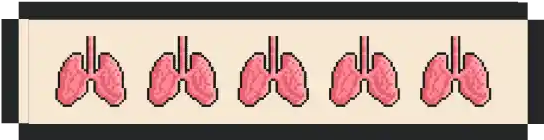
#> input picture assets/ui/health/health_damage_0_healthy.webp, 544 x 140 px, found by its file name
$ python create_holes_pink_detection.py
#> lines starting #> are read from the running program, lines starting #| are printed output that depends on the picture; after the words box and inside, x2 and y2 are one past the last pixel; in counts of white or black regions, pixels touching at a corner belong together
#!/usr/bin/env python3
"""
Refined HOLE detection: Specifically detect PINK healthy lungs.

Pink lungs: R high, G/B moderate, REDDISH hue (R > G and R > B significantly)
Dark damaged: Low RGB
Beige background: High RGB but neutral (R≈G≈B)
"""

from PIL import Image
import numpy as np

print("=== Creating HOLE masks with PINK detection ===\n")

for level in range(6):
    print(f"Processing damage level {level}:")

    # Load damage sprite
    if level == 0:
        damage_img = Image.open('assets/ui/health/health_damage_0_healthy.webp').convert('RGBA')
#> damage_img is the input picture: PIL image 544x140 RGBA; mean R, G, B, A 171.4, 147, 137.8, 247.3
    else:
        damage_img = Image.open(f'assets/ui/health/health_damage_{level if level < 5 else "5_critical"}.webp').convert('RGBA')

    damage_array = np.array(damage_img)

    r = damage_array[:, :, 0].astype(float)
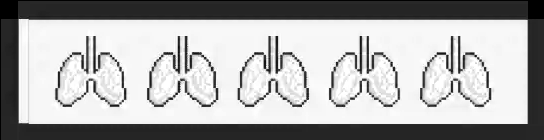
#> r: shape (140, 544) float64; min 0, max 255, mean 171.4
    g = damage_array[:, :, 1].astype(float)
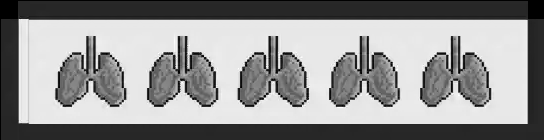
#> g: shape (140, 544) float64; min 0, max 255, mean 147
    b = damage_array[:, :, 2].astype(float)
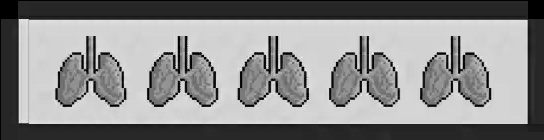
#> b: shape (140, 544) float64; min 0, max 251, mean 137.8
    a = damage_array[:, :, 3]

    # Detect PINK healthy lungs:
    # - High R (reddish)
    # - R significantly greater than G and B (not beige/neutral)
    # - Moderate overall brightness (not too dark, not background bright)
    # - Visible (alpha > 0)

    is_reddish = (r > 180) & (r > g + 30) & (r > b + 30)  # R much higher than G/B
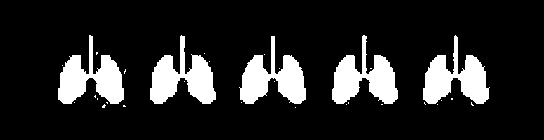
#> is_reddish: shape (140, 544) bool; 14.7% white; 31 white regions (26 under 20 px), largest, box (x1, y1, x2, y2) and area: (150, 35, 216, 104) 2243, (332, 35, 398, 104) 2227, (423, 35, 490, 104) 2221, (58, 35, 124, 104) 2216, (239, 36, 306, 104) 2214
    is_pink_range = (r > 180) & (r < 255) & (g > 120) & (g < 200) & (b > 120) & (b < 200)
#> is_pink_range: shape (140, 544) bool; 5.9% white in thin lines or dots, all inside (x1, y1, x2, y2) = (28, 19, 492, 123)
    is_visible = a > 128
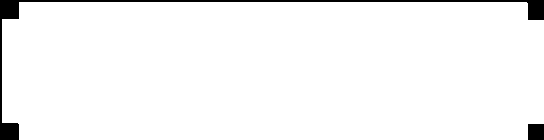
#> is_visible: shape (140, 544) bool; 96.7% white; 2 black regions, box (x1, y1, x2, y2) and area: (0, 0, 544, 140) 2230, (528, 124, 544, 140) 256

    # Pink = reddish + in pink range + visible
    is_pink_healthy = (is_reddish | is_pink_range) & is_visible
#> is_pink_healthy: shape (140, 544) bool; 15.2% white; 127 white regions (121 under 20 px), largest, box (x1, y1, x2, y2) and area: (150, 35, 216, 104) 2260, (57, 35, 124, 105) 2242, (423, 35, 490, 104) 2242, (332, 35, 398, 105) 2239, (239, 36, 307, 104) 2233, (177, 36, 178, 57) 21

    # NOT pink = everything else that's visible
    is_not_pink = ~is_pink_healthy & is_visible
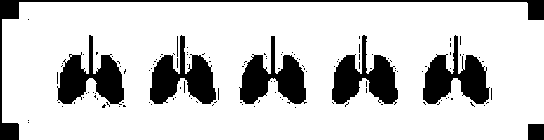
#> is_not_pink: shape (140, 544) bool; 81.6% white; 129 black regions (121 under 20 px), largest, box (x1, y1, x2, y2) and area: (150, 35, 216, 104) 2260, (57, 35, 124, 105) 2242, (423, 35, 490, 104) 2242

    # Create TOP layer
    top_layer = damage_array.copy()

    # PINK pixels → CUT HOLE (fully transparent)
    top_layer[is_pink_healthy, :] = [0, 0, 0, 0]
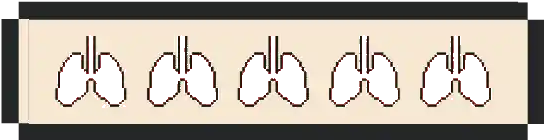
#> top_layer: shape (140, 544, 4); 15.16% of pixels changed, all inside (x1, y1, x2, y2) = (28, 19, 492, 123); transparent parts drawn white

    # NOT pink (damaged + background) → KEEP from original
    # (already has the damage appearance)

    # Completely transparent background → keep transparent
    top_layer[a == 0, :] = [0, 0, 0, 0]
#> top_layer: shape (140, 544, 4); 0.71% of pixels changed, all inside (x1, y1, x2, y2) = (1, 1, 544, 140)

    # Save
    top_layer_img = Image.fromarray(top_layer, mode='RGBA')
    output_path = f'assets/ui/health/top_layer_damage_{level}.webp'
    top_layer_img.save(output_path, 'WEBP', lossless=True, quality=100)

    # Stats
    pink_percent = (np.sum(is_pink_healthy) / (damage_array.shape[0] * damage_array.shape[1])) * 100
#> pink_percent = 15.16
    not_pink_percent = (np.sum(is_not_pink) / (damage_array.shape[0] * damage_array.shape[1])) * 100
#> not_pink_percent = 81.57
    transparent_percent = (np.sum(a == 0) / (damage_array.shape[0] * damage_array.shape[1])) * 100
#> transparent_percent = 2.38

    print(f"  PINK (healthy) - HOLES: {pink_percent:.1f}%")
#|   PINK (healthy) - HOLES: 15.2%
    print(f"  NOT pink (damaged+bg): {not_pink_percent:.1f}%")
#|   NOT pink (damaged+bg): 81.6%
    print(f"  Transparent background: {transparent_percent:.1f}%")
#|   Transparent background: 2.4%
    print(f"  Saved: {output_path}\n")
#> pass 2 of the loop `for level in range(6):`:
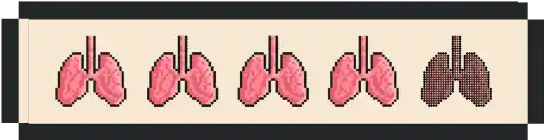
#> input picture assets/ui/health/health_damage_1.webp, 544 x 140 px, found by its file name
#> damage_img is the input picture: PIL image 544x140 RGBA; mean R, G, B, A 167.9, 146.1, 136.4, 247.8
#> `is_reddish = (r > 180) & (r > g + 30) & (r > b + 30)`:
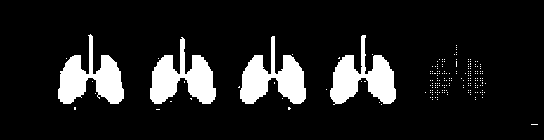
#> is_reddish: shape (140, 544) bool; 12% white; 195 white regions (191 under 20 px), largest, box (x1, y1, x2, y2) and area: (150, 37, 216, 104) 2237, (330, 35, 396, 105) 2214, (58, 34, 124, 104) 2211, (240, 36, 306, 104) 2211
#> is_pink_range: shape (140, 544) bool; 5.9% white in thin lines or dots, all inside (x1, y1, x2, y2) = (28, 19, 528, 124)
#> is_visible: shape (140, 544) bool; 97.4% white; 2 black regions, box (x1, y1, x2, y2) and area: (0, 0, 544, 140) 1731, (528, 124, 544, 140) 256
#> is_pink_healthy: shape (140, 544) bool; 13.3% white; 438 white regions (432 under 20 px), largest, box (x1, y1, x2, y2) and area: (150, 35, 217, 104) 2284, (330, 35, 396, 105) 2234, (58, 34, 125, 106) 2232, (240, 35, 306, 105) 2226, (28, 122, 526, 124) 498, (527, 66, 528, 121) 55
#> is_not_pink: shape (140, 544) bool; 84.1% white; 440 black regions (432 under 20 px), largest, box (x1, y1, x2, y2) and area: (150, 35, 217, 104) 2284, (330, 35, 396, 105) 2234, (58, 34, 125, 106) 2232
#> `top_layer[is_pink_healthy, :] = [0, 0, 0, 0]`:
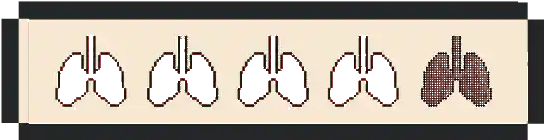
#> top_layer: shape (140, 544, 4); 13.28% of pixels changed, all inside (x1, y1, x2, y2) = (28, 19, 528, 124); transparent parts drawn white
#> pink_percent = 13.28
#> not_pink_percent = 84.11
#|   PINK (healthy) - HOLES: 13.3%
#|   NOT pink (damaged+bg): 84.1%
#|   Transparent background: 2.4%
#> pass 3 of the loop `for level in range(6):`:
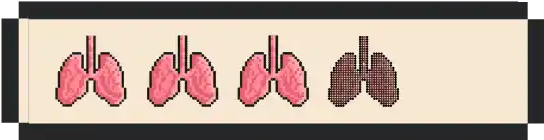
#> input picture assets/ui/health/health_damage_2.webp, 544 x 140 px, found by its file name
#> damage_img is the input picture: PIL image 544x140 RGBA; mean R, G, B, A 170.5, 151, 140.4, 247.8
#> `is_reddish = (r > 180) & (r > g + 30) & (r > b + 30)`:
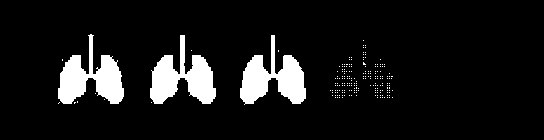
#> is_reddish: shape (140, 544) bool; 9.1% white; 205 white regions (202 under 20 px), largest, box (x1, y1, x2, y2) and area: (150, 35, 216, 104) 2245, (58, 34, 124, 104) 2223, (240, 35, 306, 105) 2214
#> is_pink_range: shape (140, 544) bool; 4.5% white in thin lines or dots, all inside (x1, y1, x2, y2) = (19, 19, 528, 123)
#> is_visible: shape (140, 544) bool; 97.4% white; 2 black regions, box (x1, y1, x2, y2) and area: (0, 0, 544, 140) 1714, (528, 123, 544, 140) 272
#> is_pink_healthy: shape (140, 544) bool; 10.2% white; 398 white regions (394 under 20 px), largest, box (x1, y1, x2, y2) and area: (55, 34, 126, 105) 2259, (150, 35, 216, 105) 2253, (240, 35, 306, 106) 2224, (48, 19, 527, 20) 479
#> is_not_pink: shape (140, 544) bool; 87.2% white; 399 black regions (393 under 20 px), largest, box (x1, y1, x2, y2) and area: (55, 34, 126, 105) 2259, (150, 35, 216, 105) 2253, (240, 35, 306, 106) 2224, (0, 0, 544, 140) 1722, (48, 19, 527, 20) 479, (528, 123, 544, 140) 272
#> `top_layer[is_pink_healthy, :] = [0, 0, 0, 0]`:
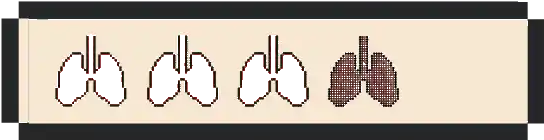
#> top_layer: shape (140, 544, 4); 10.16% of pixels changed, all inside (x1, y1, x2, y2) = (19, 19, 528, 123); transparent parts drawn white
#> pink_percent = 10.16
#> not_pink_percent = 87.23
#|   PINK (healthy) - HOLES: 10.2%
#|   NOT pink (damaged+bg): 87.2%
#|   Transparent background: 2.4%
#> (the run stopped early here; a loop or call above may not have finished)
